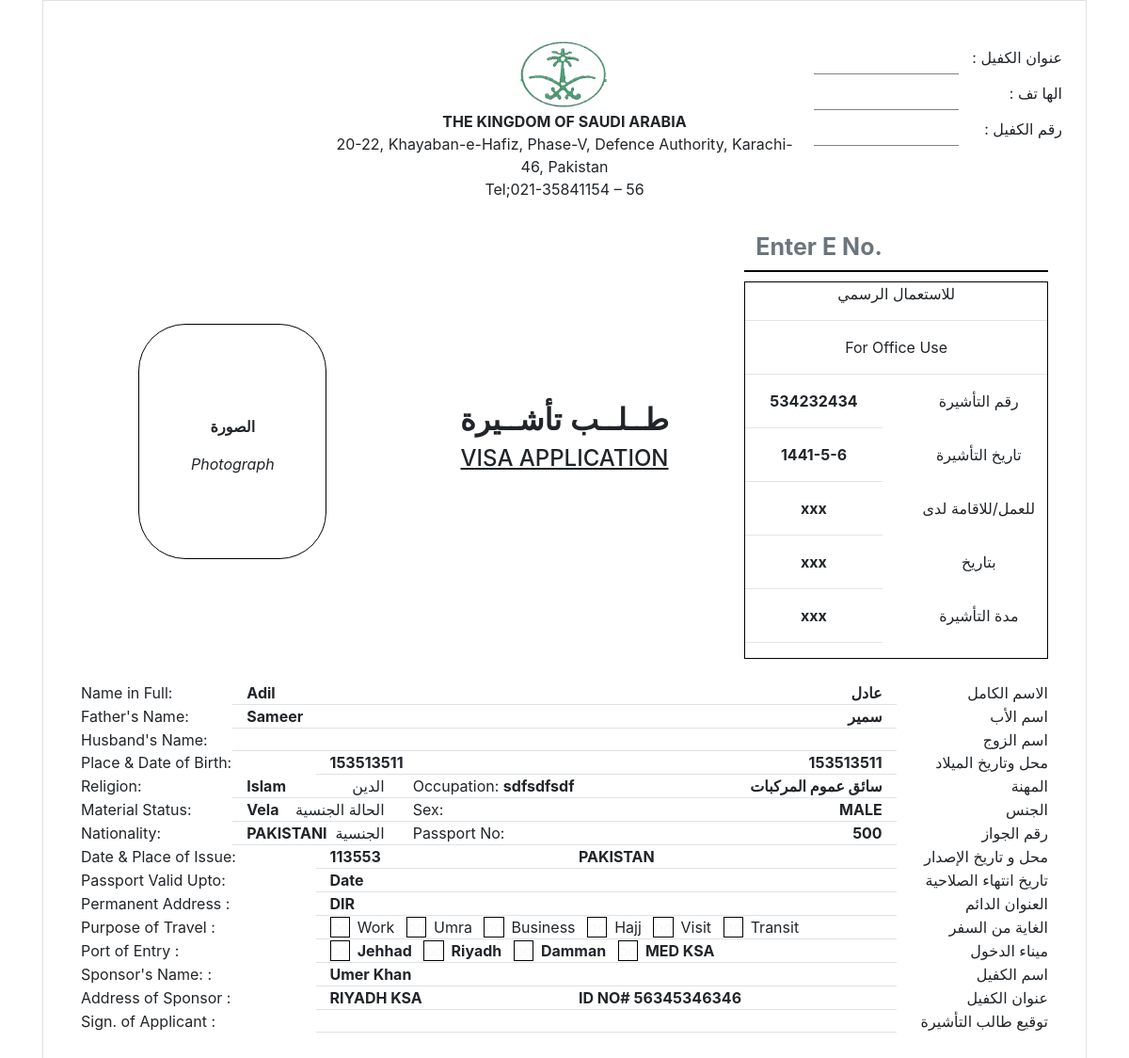
Page /Visa-Form.php?case_id=15 on the committed database.
### tables this page shows
CREATE TABLE `cases` (
  `case_id` int(11) NOT NULL,
  `user_id` int(11) NOT NULL,
  `agency_id` int(11) NOT NULL,
  `visa_file_no` varchar(255) NOT NULL,
  `visa_no` varchar(255) NOT NULL,
  `visa_id_no` varchar(255) NOT NULL,
  `visa_sponsor_name` varchar(255) NOT NULL,
  `visa_date` varchar(255) NOT NULL,
  `visa_profession_id` int(11) NOT NULL,
  `visa_price_as_per_agency` double NOT NULL,
  `visa_price_as_per_regent` double NOT NULL,
  `passenger_name` varchar(255) NOT NULL,
  `passenger_father_name` varchar(255) NOT NULL,
  `passenger_eno` varchar(255) NOT NULL,
  `passenger_passport_no` varchar(255) NOT NULL,
  `passenger_dob` varchar(255) NOT NULL,
  `passenger_name_urdu` varchar(255) NOT NULL,
  `passenger_father_name_urdu` varchar(255) NOT NULL,
  `passenger_date_of_issue` varchar(255) NOT NULL,
  `passenger_date_of_expiry` varchar(255) NOT NULL,
  `passenger_submit_date` varchar(255) NOT NULL,
  `passenger_cnic` varchar(255) NOT NULL,
  `submitted_to` varchar(255) NOT NULL,
  `visa_status_id` int(11) NOT NULL,
  `visa_courier_date` varchar(255) NOT NULL,
  `visa_courier_name` varchar(255) NOT NULL,
  `visa_courier_no` varchar(255) NOT NULL,
  `remarks` varchar(255) NOT NULL,
  `current_date_submission` varchar(255) NOT NULL,
  `type` varchar(20) DEFAULT NULL
);

CREATE TABLE `visa_profession` (
  `visa_profession_id` int(11) NOT NULL,
  `name` varchar(255) NOT NULL
);

### Visa-Form.php (the view, shortened to what this page needs)
<?php
include_once('connect.php');
if(isset($_GET['case_id']))
{
	$id = $_GET['case_id'];
	$query = mysqli_query($con, "
SELECT cases.*,
users.name as username,
visa_status.name as visa_status_name,
visa_profession.name as visa_profession
FROM `cases`
INNER JOIN users
ON users.user_id = cases.agency_id
INNER JOIN visa_status
ON visa_status.visa_status_id = cases.visa_status_id
INNER JOIN visa_profession
ON visa_profession.visa_profession_id = cases.visa_profession_id
where case_id = '$id'");
	$row = mysqli_fetch_array($query);
}
?>
<!doctype html>
<html>
<head>
<link href="css/Main StyleSheet.css" rel="stylesheet">
<link rel="stylesheet" href="css/bootstrap.min.css">
<link rel="stylesheet" href="css/animate.css">
<link rel="stylesheet" href="https://cdnjs.cloudflare.com/ajax/libs/font-awesome/4.7.0/css/font-awesome.min.css">
<link rel="stylesheet" href="https://cdnjs.cloudflare.com/ajax/libs/baguettebox.js/1.8.1/baguetteBox.min.css">
<link rel="stylesheet" href="https://use.fontawesome.com/releases/v5.4.1/css/all.css">
<link href="https://cdnjs.cloudflare.com/ajax/libs/normalize/8.0.0/normalize.min.css" rel="stylesheet" type="text/css">
<link href="css/jquery-fab-button.css" rel="stylesheet">
<link href="css/bootstrap-datetimepicker.css" rel="stylesheet" />
</head>
<body>
<section class="container">
	<section class="main m-auto border" style=" padding: 40px;">
		<section class="row">
			<section class="col-md-3 ml-auto ">
			</section>
			<section class="col-md-6 ml-auto text-center ">
				<center><img src="assets/visa-form-logo.PNG" class="img-responsive m-auto" width="100px" height="auto" alt=""></center>
				<span><b>THE KINGDOM OF SAUDI ARABIA</b></span><br>
				<span>20-22, Khayaban-e-Hafiz, Phase-V, Defence Authority, Karachi-46, Pakistan</span><br>
				<span>Tel;021-35841154 – 56</span>
			</section>
			<section class="col-md-3 ml-auto ">
				<section class="row">
					<section class="col-7 p-0">
						<span><input type="text" class="form-control" style="border-radius: 0px; border: 0px; border-bottom: 1px solid gray;"></span>
					</section>
					<section class="col-5 p-0 text-right pt-2 ml-auto">
						<span>: عنوان الكفيل</span>
					</section>
				</section>
				<section class="row">
					<section class="col-7 p-0">
						<span><input type="text" class="form-control" style="border-radius: 0px; border: 0px; border-bottom: 1px solid gray;"></span>
					</section>
					<section class="col-5 p-0 text-right pt-2 ml-auto">
						<span>: الها تف </span>
					</section>
				</section>
				<section class="row">
					<section class="col-7 p-0">
						<span><input type="text" class="form-control" style="border-radius: 0px; border: 0px; border-bottom: 1px solid gray;"></span>
					</section>
					<section class="col-5 p-0 text-right pt-2 ml-auto">
						<span>: رقم الكفيل</span>
					</section>
				</section>
			</section>
		</section>
		<br>
		<section class="row" style="align-items: center;">
			<section class="col-md-4">
				<section class="photo m-auto" style="width: 200px;
				height: 250px;
				border-radius: 50px;
				border:1px solid black;
				text-align: center;">
				<br><br><br><br>
				<p><b>الصورة</b></p>
				<p><i>Photograph</i></p>
			</section>
			</section>
			<section class="col-md-4 text-center">
				<section class="photo m-auto">
				<h2 style="font-family: 'Lucida Sans', 'Lucida Sans Regular', 'Lucida Grande', 'Lucida Sans Unicode', Geneva, Verdana, sans-serif;"><b>طــلــب تأشــيرة</b></h2>
				<h4><u>VISA APPLICATION</u></h4>
				</section>
			</section>
			<section class="col-md-4">
				<input placeholder="Enter E No." type="text" class="form-control" style="color:black ;border-radius: 0px; border: 0px; border-bottom: 2px solid black; font-size: 25px; font-weight: bold;">
				<section class="photo "
				style="border:1px solid black ; margin-top: 10px;" >
					<section class="row" >
						<section class="col-12">
							<center><span>للاستعمال الرسمي</span></center>
							<hr>
						</section>
						<section class="col-12">
							<center><span>For Office Use</span></center>
							<hr>
						</section>
					</section>
					<section class="row" >
						<section class="col-6">
							<center><span><b>534232434</b></span></center>
							<hr>
						</section>
						<section class="col-6">
							<center><span>رقم التأشيرة</span></center>
						</section>
					</section>
					<section class="row" >
						<section class="col-6 ">
							<center><span><b>1441-5-6</b></span></center>
							<hr>
						</section>
						<section class="col-6">
							<center><span> تاريخ التأشيرة</span></center>
						</section>
					</section>
					<section class="row" >
						<section class="col-6 ">
							<center><span><b>xxx</b></span></center>
							<hr>
						</section>
						<section class="col-6">
							<center><span> للعمل/للاقامة لدى</span></center>
						</section>
					</section>
					<section class="row" >
						<section class="col-6 ">
							<center><span><b>xxx</b></span></center>
							<hr>
						</section>
						<section class="col-6">
							<center><span>بتاريخ</span></center>
						</section>
					</section>
					<section class="row" >
						<section class="col-6 ">
							<center><span><b>xxx</b></span></center>
							<hr>
						</section>
						<section class="col-6">
							<center><span>مدة التأشيرة</span></center>
						</section>
					</section>
				</section>
			</section>
		</section>
<br>
		<section class="row">
			<section class="col-md-2 col-4">
				<span>Name in Full: </span>
			</section>
			<section class="col-md-4 col-8 border-bottom">
				<span><b><?php echo $row['passenger_name'] ?></b></span>
			</section>
			<section class="col-md-4 col-8 text-right border-bottom">
				<span><b><?php echo $row['passenger_name_urdu'] ?></b></span>
			</section>
			<section class="col-md-2 col-4  text-right">
				<span>الاسم الكامل</span>
			</section>
		</section>
		<section class="row">
			<section class="col-md-2 col-4">
				<span>Father's Name: </span>
			</section>
			<section class="col-md-4 col-8 border-bottom">
				<span><b><?php echo $row['passenger_father_name'] ?></b></span>
			</section>
			<section class="col-md-4 col-8 text-right border-bottom">
				<span><b><?php echo $row['passenger_father_name_urdu']?></b></span>
			</section>
			<section class="col-md-2 col-4  text-right">
				<span>اسم الأب</span>
			</section>
		</section>
		<section class="row">
			<section class="col-md-2 col-4">
				<span>Husband's Name: </span>
			</section>
			<section class="col-md-4 col-8 border-bottom">
			</section>
			<section class="col-md-4 col-8 text-right border-bottom">
			</section>
			<section class="col-md-2 col-4  text-right">
				<span>اسم الزوج</span>
			</section>
		</section>
		<section class="row">
			<section class="col-md-3 col-4">
				<span>Place & Date of Birth: </span>
			</section>
			<section class="col-md-3 col-8 border-bottom">
				<span><b><?php echo $row['passenger_dob'] ?></b></span>
			</section>
			<section class="col-md-4 col-8 text-right border-bottom">
				<span><b><?php echo $row['passenger_dob'] ?></b></span>
			</section>
			<section class="col-md-2 col-4  text-right">
				<span>محل وتاريخ الميلاد</span>
			</section>
		</section>
		<section class="row">
			<section class="col-md-2 col-4">
				<span>Religion: </span>
			</section>
			<section class="col-md-2 col-8 border-bottom">
				<span><b>Islam</b></span> <span class="float-right">الدين</span>
			</section>
			<section class="col-md-3 col-4 border-bottom">
				<span>Occupation: <b><?php echo $row['visa_profession'] ?></b></span>
			</section>
			<section class="col-md-3 col-4 border-bottom text-right">
				<span><b>سائق عموم المركبات</b></span>
			</section>
			<section class="col-md-2 col-4 text-right ">
				<span>المهنة</span>
			</section>
		</section>
		<section class="row">
			<section class="col-md-2 col-4">
				<span>Material Status: </span>
			</section>
			<section class="col-md-2 col-8 border-bottom">
				<span><b>Vela</b></span> <span class="float-right">الحالة الجنسية</span>
			</section>
			<section class="col-md-3 col-4 border-bottom">
				<span>Sex: </span>
			</section>
			<section class="col-md-3 col-4 border-bottom text-right">
				<span><b>MALE</b></span>
			</section>
			<section class="col-md-2 col-4 text-right ">
				<span>الجنس</span>
			</section>
		</section>
		<section class="row">
			<section class="col-md-2 col-4">
				<span>Nationality: </span>
			</section>
			<section class="col-md-2 col-8 border-bottom">
				<span><b>PAKISTANI</b></span> <span class="float-right">الجنسية</span>
			</section>
			<section class="col-md-3 col-4 border-bottom">
				<span>Passport No: </span>
			</section>
			<section class="col-md-3 col-4 border-bottom text-right">
				<span><b><?php echo $row['passenger_passport_no'] ?></b></span>
			</section>
			<section class="col-md-2 col-4 text-right ">
				<span>رقم الجواز</span>
			</section>
		</section>
		<section class="row">
			<section class="col-md-3 col-6">
				<span>Date & Place of Issue: </span>
			</section>
			<section class="col-md-3 col-6 border-bottom">
				<span><b><?php echo $row['passenger_date_of_issue']." " ?></b></span>
			</section>
			<section class="col-md-4 col-6 border-bottom ">
				<span><b>PAKISTAN</b></span>
			</section>
			<section class="col-md-2 col-6 text-right ">
				<span>محل  و تاريخ الإصدار</span>
			</section>
		</section>
		<section class="row">
			<section class="col-md-3 col-4">
				<span>Passport Valid Upto: </span>
			</section>
			<section class="col-md-7 col-4 border-bottom">
				<span><b>Date</b></span>
			</section>
			<section class="col-md-2 col-4 text-right ">
				<span>تاريخ انتهاء الصلاحية</span>
			</section>
		</section>
		<section class="row">
			<section class="col-md-3 col-4">
				<span>Permanent Address : </span>
			</section>
			<section class="col-md-7 col-4 border-bottom">
				<span><b>DIR</b></span>
			</section>
			<section class="col-md-2 col-4 text-right ">
				<span>العنوان الدائم</span>
			</section>
		</section>
		<section class="row">
			<section class="col-md-3 col-4">
				<span>Purpose of Travel : </span>
			</section>
			<section class="col-md-7 col-4 border-bottom">
				<span class="mr-2"><span class=" text-light mr-2" style="border:1px solid black;">oo</span>Work</span>
				<span class="mr-2"><span class=" text-light mr-2" style="border:1px solid black;">oo</span>Umra</span>
				<span class="mr-2"><span class=" text-light mr-2" style="border:1px solid black;">oo</span>Business</span>
				<span class="mr-2"><span class=" text-light mr-2" style="border:1px solid black;">oo</span>Hajj</span>
				<span class="mr-2"><span class=" text-light mr-2" style="border:1px solid black;">oo</span>Visit</span>
				<span class="mr-2"><span class=" text-light mr-2" style="border:1px solid black;">oo</span>Transit</span>
			</section>
			<section class="col-md-2 col-4 text-right ">
				<span>الغاية من السفر</span>
			</section>
		</section>
		<section class="row">
			<section class="col-md-3 col-4">
				<span>Port of Entry : </span>
			</section>
			<section class="col-md-7 col-4 border-bottom">
				<span class="mr-2"><span class=" text-light mr-2" style="border:1px solid black;">oo</span><b>Jehhad</b></span>
				<span class="mr-2"><span class=" text-light mr-2" style="border:1px solid black;">oo</span><b>Riyadh</b></span>
				<span class="mr-2"><span class=" text-light mr-2" style="border:1px solid black;">oo</span><b>Damman</b></span>
				<span class="mr-2"><span class=" text-light mr-2" style="border:1px solid black;">oo</span><b>MED KSA</b></span>
			</section>
			<section class="col-md-2 col-4 text-right ">
				<span>ميناء الدخول</span>
			</section>
		</section>
		<section class="row">
			<section class="col-md-3 col-4">
				<span>Sponsor's Name: : </span>
			</section>
			<section class="col-md-7 col-4 border-bottom">
				<span><b><?php echo $row['visa_sponsor_name'] ?></b></span>
			</section>
			<section class="col-md-2 col-4 text-right ">
				<span> اسم الكفيل</span>
			</section>
		</section>
		<section class="row">
			<section class="col-md-3 col-6">
				<span>Address of Sponsor : </span>
			</section>
			<section class="col-md-3 col-6 border-bottom">
				<span><b>RIYADH  KSA</b></span>
			</section>
			<section class="col-md-4 col-6 border-bottom ">
				<span><b>ID NO# <span>56345346346</span></b></span>
			</section>
			<section class="col-md-2 col-6 text-right ">
				<span>عنوان الكفيل</span>
			</section>
		</section>
		<section class="row">
			<section class="col-md-3 col-4">
				<span>Sign. of Applicant : </span>
			</section>
			<section class="col-md-7 col-4 border-bottom">
			</section>
			<section class="col-md-2 col-4 text-right ">
				<span>توقيع طالب التأشيرة</span>
			</section>
		</section>
	</section>
</section>
</body>
</html>

### rows in the picture
cases: passenger_name "Adil", passenger_name_urdu "عادل", passenger_father_name "Sameer", passenger_father_name_urdu "سمیر", passenger_dob "153513511", visa_profession.name "sdfsdfsdf", passenger_passport_no "500", passenger_date_of_issue "113553", visa_sponsor_name "Umer Khan"
